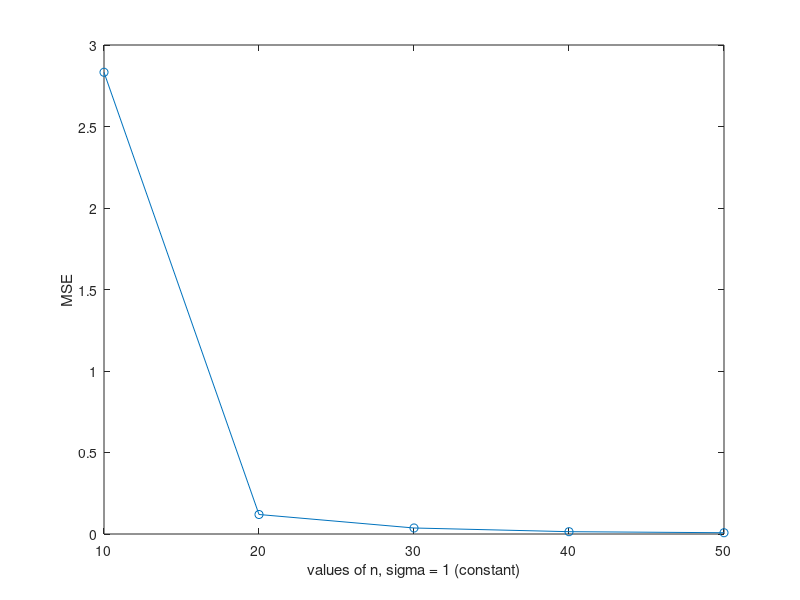

The MATLAB source for this figure:
% Part a and b done on paper
% Part c_i (varying n, sigma constant)

 count = 0;
 kernel = 3;                % based on w_true = [1,3,2]'
 mse_vector = zeros(5,1);
 w_average_matrix = zeros(kernel,5);
 w_true_matrix = zeros(kernel,5);
                   

 for n = [10,20,30,40,50]
    
    count = count + 1;
    A = zeros(2*n+1,kernel);
    sigma = 1;
    x_interim = -n:n;
    x = transpose(x_interim*0.1);  % turning to vector
    
    % A generation
    
    for i = 1:kernel
        A(:,i) = x.^i;
    end
    
    % t generation
    t = A(:,1) + 3*A(:,2) + 2*A(:,3);
    
    w_true = pinv(A)*t;         % calculating the true w directly from t
    w_true_matrix(:,count) = w_true;
    
    w_average_interim = zeros(kernel,1); 
    
    mse_interim = 0;
    
    for j = 1:100
        
        % v generation
        v = sigma*randn(2*n+1,1);
    
        % y generation
        y = t + v;
    
        w_estimated = pinv(A)*y;       % calculating the estimate of w
        
        w_average_interim = w_average_interim + w_estimated;  % running sum of w_average
        
        mse_interim = mse_interim + (norm(w_true - w_estimated))^2; % running sum of mse
        

    end
    
    mse = mse_interim/100;
    w_average = w_average_interim/100;
    
    mse_vector(count,1) = mse;
    w_average_matrix(:,count) = w_average;
    
    
    
end

n_range = [10;20;30;40;50];
disp("The matrix of true w, where each column corresponds to a value of n and the column vector the vector of w, is")
disp(w_true_matrix)
disp("The matrix of estimated w (averaged over 100 iterations, for each n), where each column corresponds to a value of n and the column vector the vector of averaged w estimate, is")
disp(w_average_matrix)
disp("The averaged MSE over 100 iterations for each n, where rows represent MSE value for each n, is")
disp(mse_vector)

plot(n_range,mse_vector,'-o')
xlabel('values of n, sigma = 1 (constant)')
ylabel('MSE')




